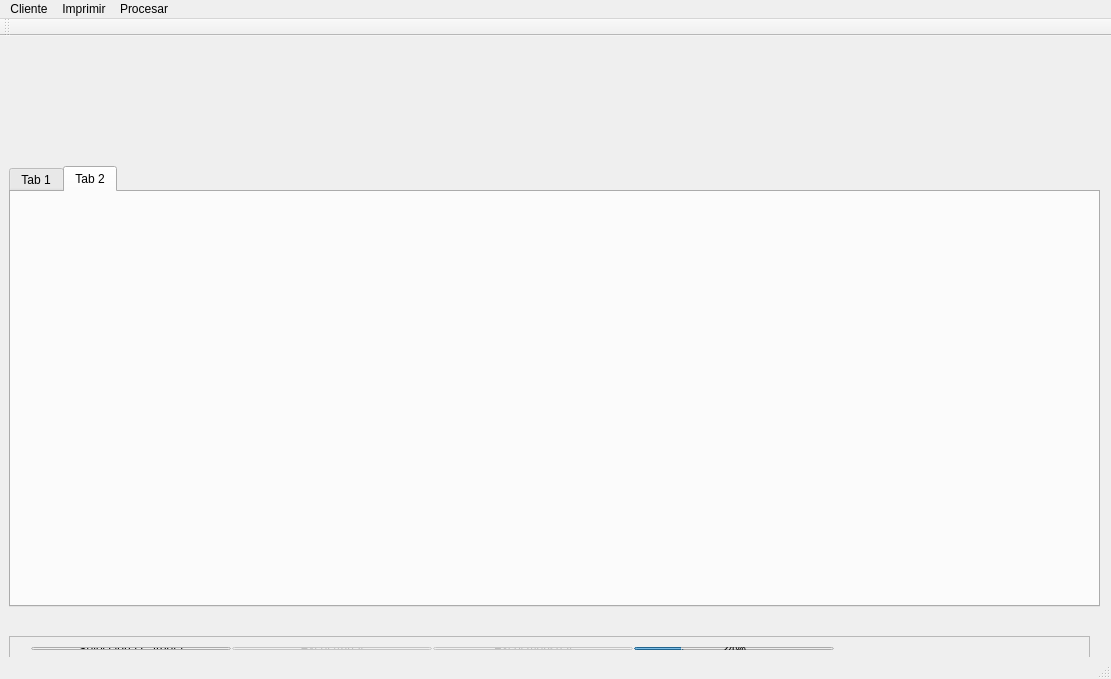
<?xml version="1.0" encoding="UTF-8"?>
<ui version="4.0">
 <class>MainWindow</class>
 <widget class="QMainWindow" name="MainWindow">
  <property name="enabled">
   <bool>true</bool>
  </property>
  <property name="geometry">
   <rect>
    <x>0</x>
    <y>0</y>
    <width>1111</width>
    <height>679</height>
   </rect>
  </property>
  <property name="windowTitle">
   <string>Huiini 1.8.6</string>
  </property>
  <widget class="QWidget" name="centralWidget">
   <widget class="QTabWidget" name="tabWidget">
    <property name="geometry">
     <rect>
      <x>9</x>
      <y>130</y>
      <width>1091</width>
      <height>441</height>
     </rect>
    </property>
    <property name="minimumSize">
     <size>
      <width>0</width>
      <height>370</height>
     </size>
    </property>
    <property name="currentIndex">
     <number>1</number>
    </property>
    <widget class="QWidget" name="tab">
     <attribute name="title">
      <string>Tab 1</string>
     </attribute>
    </widget>
    <widget class="QWidget" name="tab_2">
     <attribute name="title">
      <string>Tab 2</string>
     </attribute>
    </widget>
   </widget>
   <widget class="QFrame" name="frame">
    <property name="geometry">
     <rect>
      <x>9</x>
      <y>600</y>
      <width>1081</width>
      <height>41</height>
     </rect>
    </property>
    <property name="sizePolicy">
     <sizepolicy hsizetype="Preferred" vsizetype="Fixed">
      <horstretch>0</horstretch>
      <verstretch>0</verstretch>
     </sizepolicy>
    </property>
    <property name="maximumSize">
     <size>
      <width>16777215</width>
      <height>180</height>
     </size>
    </property>
    <property name="frameShape">
     <enum>QFrame::StyledPanel</enum>
    </property>
    <property name="frameShadow">
     <enum>QFrame::Raised</enum>
    </property>
    <widget class="QWidget" name="layoutWidget">
     <property name="geometry">
      <rect>
       <x>11</x>
       <y>0</y>
       <width>820</width>
       <height>25</height>
      </rect>
     </property>
     <layout class="QHBoxLayout" name="horizontalLayout_2">
      <item>
       <widget class="QPushButton" name="carpetaChooser">
        <property name="minimumSize">
         <size>
          <width>200</width>
          <height>0</height>
         </size>
        </property>
        <property name="text">
         <string>Selecciona Carpeta</string>
        </property>
       </widget>
      </item>
      <item>
       <widget class="QPushButton" name="excel_anual_button">
        <property name="enabled">
         <bool>false</bool>
        </property>
        <property name="minimumSize">
         <size>
          <width>200</width>
          <height>0</height>
         </size>
        </property>
        <property name="text">
         <string>Excel Anual</string>
        </property>
       </widget>
      </item>
      <item>
       <widget class="QPushButton" name="excel_mensual_button">
        <property name="enabled">
         <bool>false</bool>
        </property>
        <property name="minimumSize">
         <size>
          <width>200</width>
          <height>0</height>
         </size>
        </property>
        <property name="text">
         <string>Excel mensual</string>
        </property>
       </widget>
      </item>
      <item>
       <widget class="QProgressBar" name="progressBar">
        <property name="minimumSize">
         <size>
          <width>200</width>
          <height>0</height>
         </size>
        </property>
        <property name="value">
         <number>24</number>
        </property>
       </widget>
      </item>
     </layout>
    </widget>
   </widget>
   <widget class="QWidget" name="layoutWidget">
    <property name="geometry">
     <rect>
      <x>9</x>
      <y>9</y>
      <width>1287</width>
      <height>102</height>
     </rect>
    </property>
    <layout class="QHBoxLayout" name="horizontalLayout">
     <item>
      <widget class="QLabel" name="header_cliente">
       <property name="minimumSize">
        <size>
         <width>950</width>
         <height>100</height>
        </size>
       </property>
       <property name="font">
        <font>
         <pointsize>16</pointsize>
        </font>
       </property>
       <property name="text">
        <string/>
       </property>
      </widget>
     </item>
     <item>
      <widget class="QLabel" name="labelLogo">
       <property name="minimumSize">
        <size>
         <width>79</width>
         <height>79</height>
        </size>
       </property>
       <property name="text">
        <string/>
       </property>
      </widget>
     </item>
    </layout>
   </widget>
  </widget>
  <widget class="QMenuBar" name="menuBar">
   <property name="geometry">
    <rect>
     <x>0</x>
     <y>0</y>
     <width>1111</width>
     <height>21</height>
    </rect>
   </property>
   <widget class="QMenu" name="menuCliente">
    <property name="title">
     <string>Cliente</string>
    </property>
    <addaction name="actionEscoger_cliente"/>
    <addaction name="separator"/>
    <addaction name="action_editar_Categor_as"/>
    <addaction name="actionActualizar_Exceles"/>
   </widget>
   <widget class="QMenu" name="menuImprimir">
    <property name="title">
     <string>Imprimir</string>
    </property>
    <addaction name="actionImprimir"/>
    <addaction name="actionCancelar_Impresi_n"/>
    <addaction name="separator"/>
    <addaction name="actionSelccionar_Impresora"/>
   </widget>
   <widget class="QMenu" name="menuProcesar">
    <property name="title">
     <string>Procesar</string>
    </property>
   </widget>
   <addaction name="menuCliente"/>
   <addaction name="menuImprimir"/>
   <addaction name="menuProcesar"/>
  </widget>
  <widget class="QToolBar" name="mainToolBar">
   <attribute name="toolBarArea">
    <enum>TopToolBarArea</enum>
   </attribute>
   <attribute name="toolBarBreak">
    <bool>false</bool>
   </attribute>
  </widget>
  <widget class="QStatusBar" name="statusBar"/>
  <action name="actionEscoger_cliente">
   <property name="text">
    <string>Escoger cliente</string>
   </property>
  </action>
  <action name="action_editar_Categor_as">
   <property name="enabled">
    <bool>false</bool>
   </property>
   <property name="text">
    <string>Editar Categorías</string>
   </property>
  </action>
  <action name="actionActualizar_Exceles">
   <property name="enabled">
    <bool>false</bool>
   </property>
   <property name="text">
    <string>Actualizar Exceles</string>
   </property>
  </action>
  <action name="actionCancelar_Impresi_n">
   <property name="enabled">
    <bool>false</bool>
   </property>
   <property name="text">
    <string>Cancelar Impresión</string>
   </property>
  </action>
  <action name="actionImprimir">
   <property name="enabled">
    <bool>false</bool>
   </property>
   <property name="text">
    <string>Imprimir</string>
   </property>
  </action>
  <action name="actionsdnsodk">
   <property name="text">
    <string>sdnsodk</string>
   </property>
  </action>
  <action name="actionSelccionar_Impresora">
   <property name="text">
    <string>Selccionar Impresora</string>
   </property>
  </action>
 </widget>
 <layoutdefault spacing="6" margin="11"/>
 <resources/>
 <connections/>
</ui>
